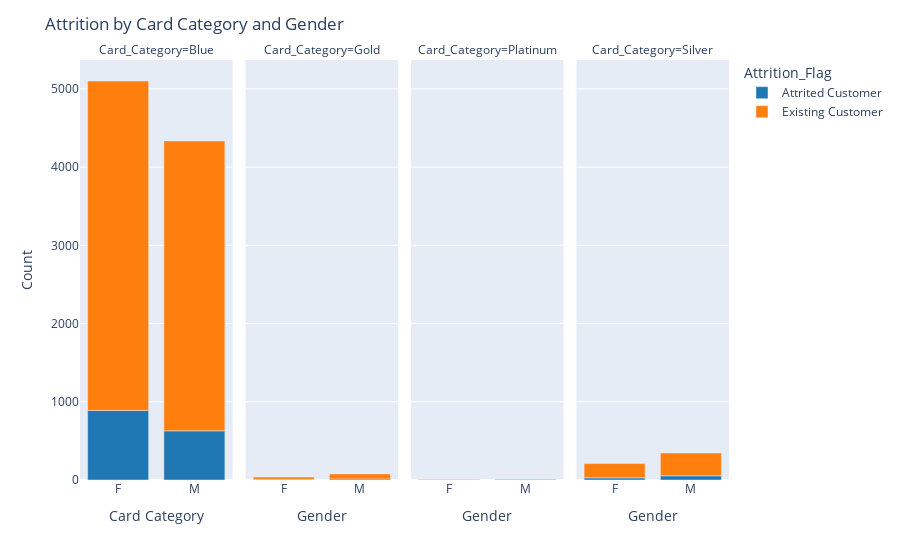

Notebook cell for this chart:
### Code cell
gender_counts_by_category = cc_cust_data.groupby(['Card_Category','Gender','Attrition_Flag']).size()
gender_counts_by_category = gender_counts_by_category.reset_index(name='Count')

custom_color_scale = ['#1f77b4', '#ff7f0e']

fig = px.bar(gender_counts_by_category, x='Gender', y='Count', color='Attrition_Flag', facet_col='Card_Category',
             category_orders={'Gender': ['F', 'M']}, color_discrete_sequence=custom_color_scale)

# Update layout for better visualization
fig.update_layout(title_text='Attrition by Card Category and Gender',
                  xaxis_title='Card Category',
                  yaxis_title='Count')

# Show the plot
fig.show()

### Figure 1 — Plotly figure (JSON) as saved in the notebook; plotly's stock layout.template omitted (floating-point values rounded to 4 significant figures)
{"data": [{"alignmentgroup": "True", "hovertemplate": "Attrition_Flag=Attrited Customer<br>Card_Category=Blue<br>Gender=%{x}<br>Count=%{y}<extra></extra>", "legendgroup": "Attrited Customer", "marker": {"color": "#1f77b4", "pattern": {"shape": ""}}, "name": "Attrited Customer", "offsetgroup": "Attrited Customer", "orientation": "v", "showlegend": true, "textposition": "auto", "type": "bar", "x": ["F", "M"], "xaxis": "x", "y": [890, 629], "yaxis": "y"}, {"alignmentgroup": "True", "hovertemplate": "Attrition_Flag=Attrited Customer<br>Card_Category=Gold<br>Gender=%{x}<br>Count=%{y}<extra></extra>", "legendgroup": "Attrited Customer", "marker": {"color": "#1f77b4", "pattern": {"shape": ""}}, "name": "Attrited Customer", "offsetgroup": "Attrited Customer", "orientation": "v", "showlegend": false, "textposition": "auto", "type": "bar", "x": ["F", "M"], "xaxis": "x2", "y": [8, 13], "yaxis": "y2"}, {"alignmentgroup": "True", "hovertemplate": "Attrition_Flag=Attrited Customer<br>Card_Category=Platinum<br>Gender=%{x}<br>Count=%{y}<extra></extra>", "legendgroup": "Attrited Customer", "marker": {"color": "#1f77b4", "pattern": {"shape": ""}}, "name": "Attrited Customer", "offsetgroup": "Attrited Customer", "orientation": "v", "showlegend": false, "textposition": "auto", "type": "bar", "x": ["F", "M"], "xaxis": "x3", "y": [4, 1], "yaxis": "y3"}, {"alignmentgroup": "True", "hovertemplate": "Attrition_Flag=Attrited Customer<br>Card_Category=Silver<br>Gender=%{x}<br>Count=%{y}<extra></extra>", "legendgroup": "Attrited Customer", "marker": {"color": "#1f77b4", "pattern": {"shape": ""}}, "name": "Attrited Customer", "offsetgroup": "Attrited Customer", "orientation": "v", "showlegend": false, "textposition": "auto", "type": "bar", "x": ["F", "M"], "xaxis": "x4", "y": [28, 54], "yaxis": "y4"}, {"alignmentgroup": "True", "hovertemplate": "Attrition_Flag=Existing Customer<br>Card_Category=Blue<br>Gender=%{x}<br>Count=%{y}<extra></extra>", "legendgroup": "Existing Customer", "marker": {"color": "#ff7f0e", "pattern": {"shape": ""}}, "name": "Existing Customer", "offsetgroup": "Existing Customer", "orientation": "v", "showlegend": true, "textposition": "auto", "type": "bar", "x": ["F", "M"], "xaxis": "x", "y": [4211, 3706], "yaxis": "y"}, {"alignmentgroup": "True", "hovertemplate": "Attrition_Flag=Existing Customer<br>Card_Category=Gold<br>Gender=%{x}<br>Count=%{y}<extra></extra>", "legendgroup": "Existing Customer", "marker": {"color": "#ff7f0e", "pattern": {"shape": ""}}, "name": "Existing Customer", "offsetgroup": "Existing Customer", "orientation": "v", "showlegend": false, "textposition": "auto", "type": "bar", "x": ["F", "M"], "xaxis": "x2", "y": [30, 65], "yaxis": "y2"}, {"alignmentgroup": "True", "hovertemplate": "Attrition_Flag=Existing Customer<br>Card_Category=Platinum<br>Gender=%{x}<br>Count=%{y}<extra></extra>", "legendgroup": "Existing Customer", "marker": {"color": "#ff7f0e", "pattern": {"shape": ""}}, "name": "Existing Customer", "offsetgroup": "Existing Customer", "orientation": "v", "showlegend": false, "textposition": "auto", "type": "bar", "x": ["F", "M"], "xaxis": "x3", "y": [5, 10], "yaxis": "y3"}, {"alignmentgroup": "True", "hovertemplate": "Attrition_Flag=Existing Customer<br>Card_Category=Silver<br>Gender=%{x}<br>Count=%{y}<extra></extra>", "legendgroup": "Existing Customer", "marker": {"color": "#ff7f0e", "pattern": {"shape": ""}}, "name": "Existing Customer", "offsetgroup": "Existing Customer", "orientation": "v", "showlegend": false, "textposition": "auto", "type": "bar", "x": ["F", "M"], "xaxis": "x4", "y": [182, 291], "yaxis": "y4"}], "layout": {"annotations": [{"font": {}, "showarrow": false, "text": "Card_Category=Blue", "x": 0.1175, "xanchor": "center", "xref": "paper", "y": 1, "yanchor": "bottom", "yref": "paper"}, {"font": {}, "showarrow": false, "text": "Card_Category=Gold", "x": 0.3725, "xanchor": "center", "xref": "paper", "y": 1, "yanchor": "bottom", "yref": "paper"}, {"font": {}, "showarrow": false, "text": "Card_Category=Platinum", "x": 0.6275, "xanchor": "center", "xref": "paper", "y": 1, "yanchor": "bottom", "yref": "paper"}, {"font": {}, "showarrow": false, "text": "Card_Category=Silver", "x": 0.8825, "xanchor": "center", "xref": "paper", "y": 1, "yanchor": "bottom", "yref": "paper"}], "barmode": "relative", "legend": {"title": {"text": "Attrition_Flag"}, "tracegroupgap": 0}, "margin": {"t": 60}, "title": {"text": "Attrition by Card Category and Gender"}, "xaxis": {"anchor": "y", "categoryarray": ["F", "M"], "categoryorder": "array", "domain": [0, 0.235], "title": {"text": "Card Category"}}, "xaxis2": {"anchor": "y2", "categoryarray": ["F", "M"], "categoryorder": "array", "domain": [0.255, 0.49], "matches": "x", "title": {"text": "Gender"}}, "xaxis3": {"anchor": "y3", "categoryarray": ["F", "M"], "categoryorder": "array", "domain": [0.51, 0.745], "matches": "x", "title": {"text": "Gender"}}, "xaxis4": {"anchor": "y4", "categoryarray": ["F", "M"], "categoryorder": "array", "domain": [0.765, 1.0], "matches": "x", "title": {"text": "Gender"}}, "yaxis": {"anchor": "x", "domain": [0, 1], "title": {"text": "Count"}}, "yaxis2": {"anchor": "x2", "domain": [0, 1], "matches": "y", "showticklabels": false}, "yaxis3": {"anchor": "x3", "domain": [0, 1], "matches": "y", "showticklabels": false}, "yaxis4": {"anchor": "x4", "domain": [0, 1], "matches": "y", "showticklabels": false}}}
